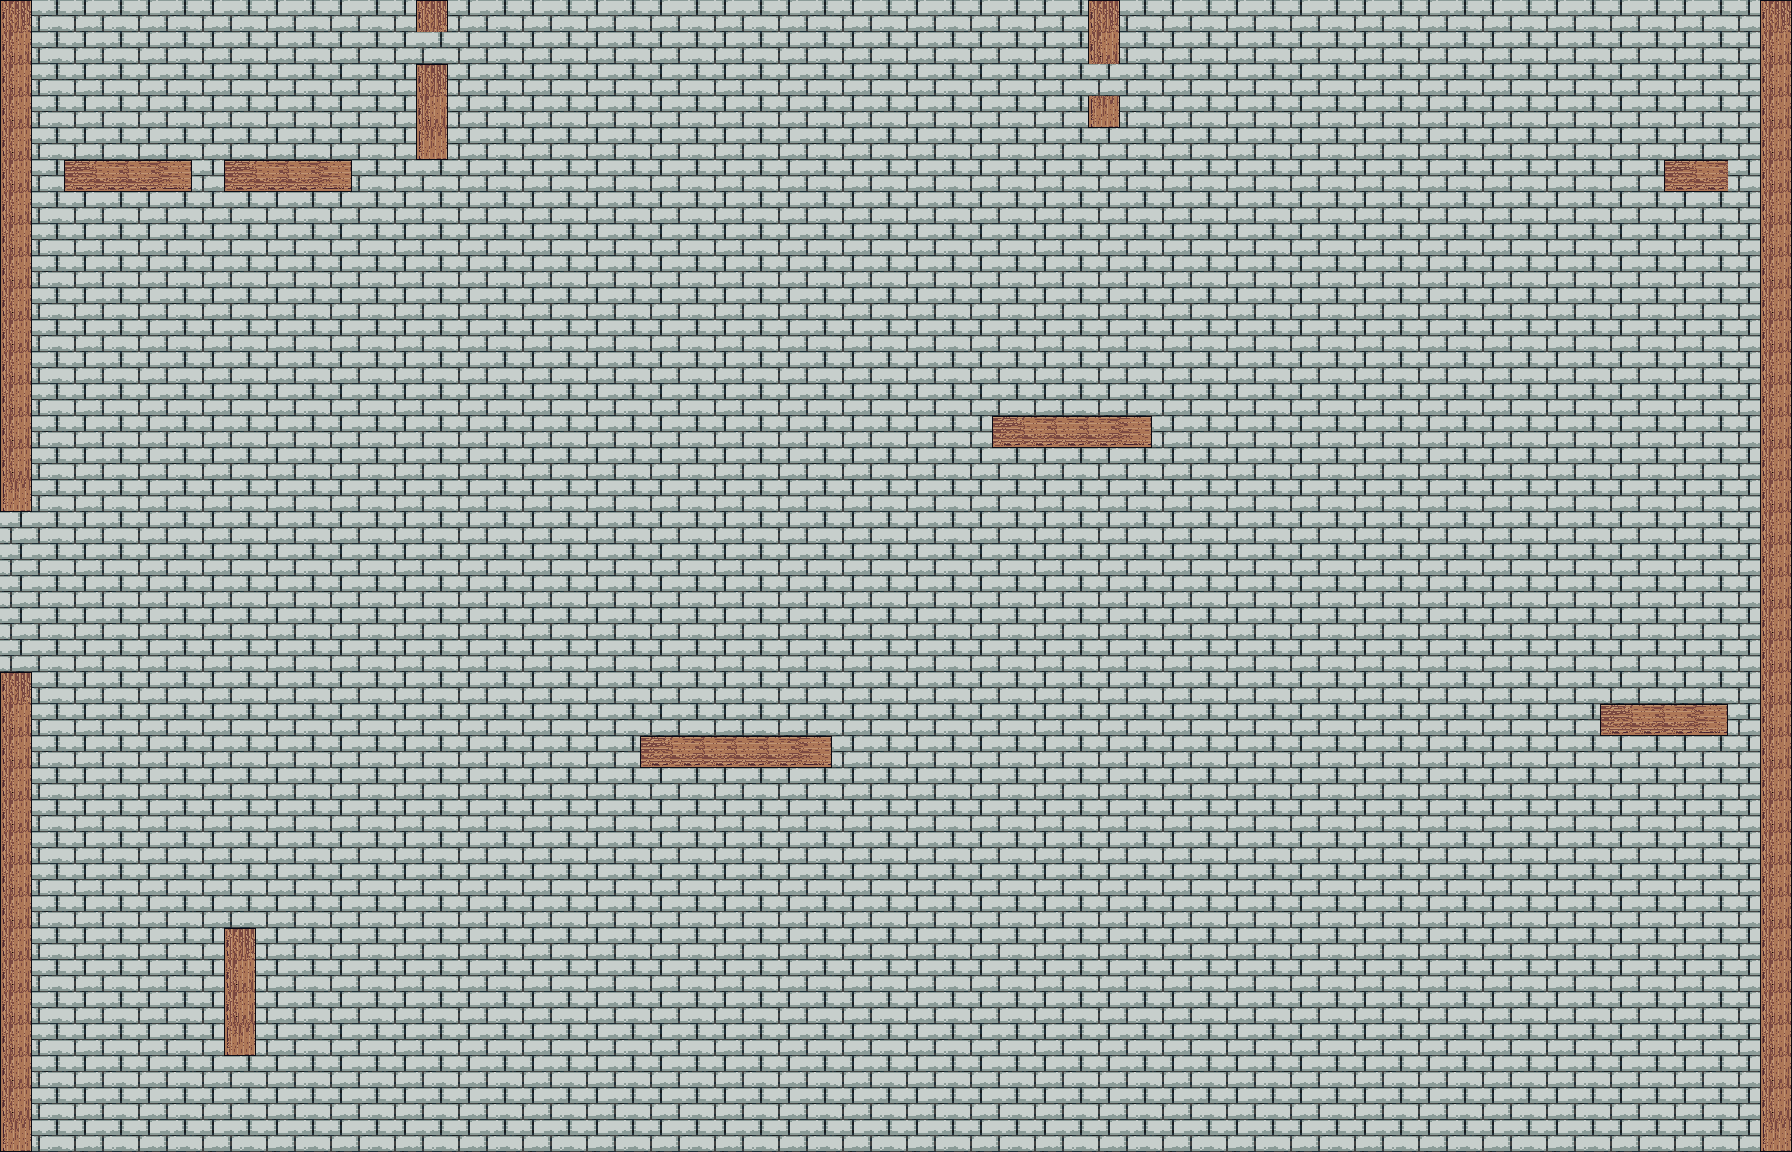

The image is a tile-based game level rendered from a .tmx file. Its description and source (layers, tilesets, objects; grid data summarised) follow:
An orthogonal 56x36 tile map with 32x32 px tiles, 2 tile layers (Tile Layer 1, Tile Layer 2) and 16 objects (14x impassable, player start).

<map version="1.2" tiledversion="1.3.1" orientation="orthogonal" renderorder="right-down" compressionlevel="0" width="56" height="36" tilewidth="32" tileheight="32" infinite="0" nextlayerid="10" nextobjectid="55">
 <tileset firstgid="1" name="magecity" tilewidth="32" tileheight="32" tilecount="360" columns="8">
  <image source="magecity.png" width="256" height="1450" />
 </tileset>
 <layer id="8" name="Tile Layer 1" width="56" height="36">
  <data>[2016 cells, 2016 non-empty, 8 distinct tile ids]</data>
 </layer>
 <layer id="9" name="Tile Layer 2" width="56" height="36">
  <data>[2016 cells, 0 non-empty, 0 distinct tile ids]</data>
 </layer>
 <objectgroup id="4" name="Object Layer 1">
  <object id="2" x="576" y="770.5" width="0.5" />
  <object id="3" name="player start" x="869.834" y="562.5" />
  <object id="41" name="impassable" x="640" y="735.636" width="191.636" height="32.3636" />
  <object id="42" name="impassable" x="991.932" y="415.568" width="159.636" height="32.3636" />
  <object id="43" name="impassable" x="1600.52" y="702.818" width="126.969" height="32.3636" />
  <object id="44" name="impassable" x="1664.85" y="159.818" width="61.9693" height="32.3636" />
  <object id="45" name="impassable" x="64.8487" y="160.152" width="125.969" height="32.3636" />
  <object id="46" name="impassable" x="224.515" y="158.818" width="126.303" height="32.3636" />
  <object id="47" name="impassable" x="416.432" y="64.8182" width="31.636" height="93.3636" />
  <object id="48" name="impassable" x="416.432" y="0.0682" width="31.636" height="30.3636" />
  <object id="49" name="impassable" x="224.849" y="927.485" width="31.636" height="127.697" />
  <object id="50" name="impassable" x="0.0153333" y="672.485" width="31.636" height="479.364" />
  <object id="51" name="impassable" x="-0.484667" y="0.8182" width="31.636" height="510.364" />
  <object id="52" name="impassable" x="1760.18" y="0.8182" width="31.636" height="1150.36" />
  <object id="53" name="impassable" x="1088.56" y="96.3182" width="31.636" height="30.3636" />
  <object id="54" name="impassable" x="1088.68" y="0.5682" width="31.636" height="62.8636" />
 </objectgroup>
</map>
